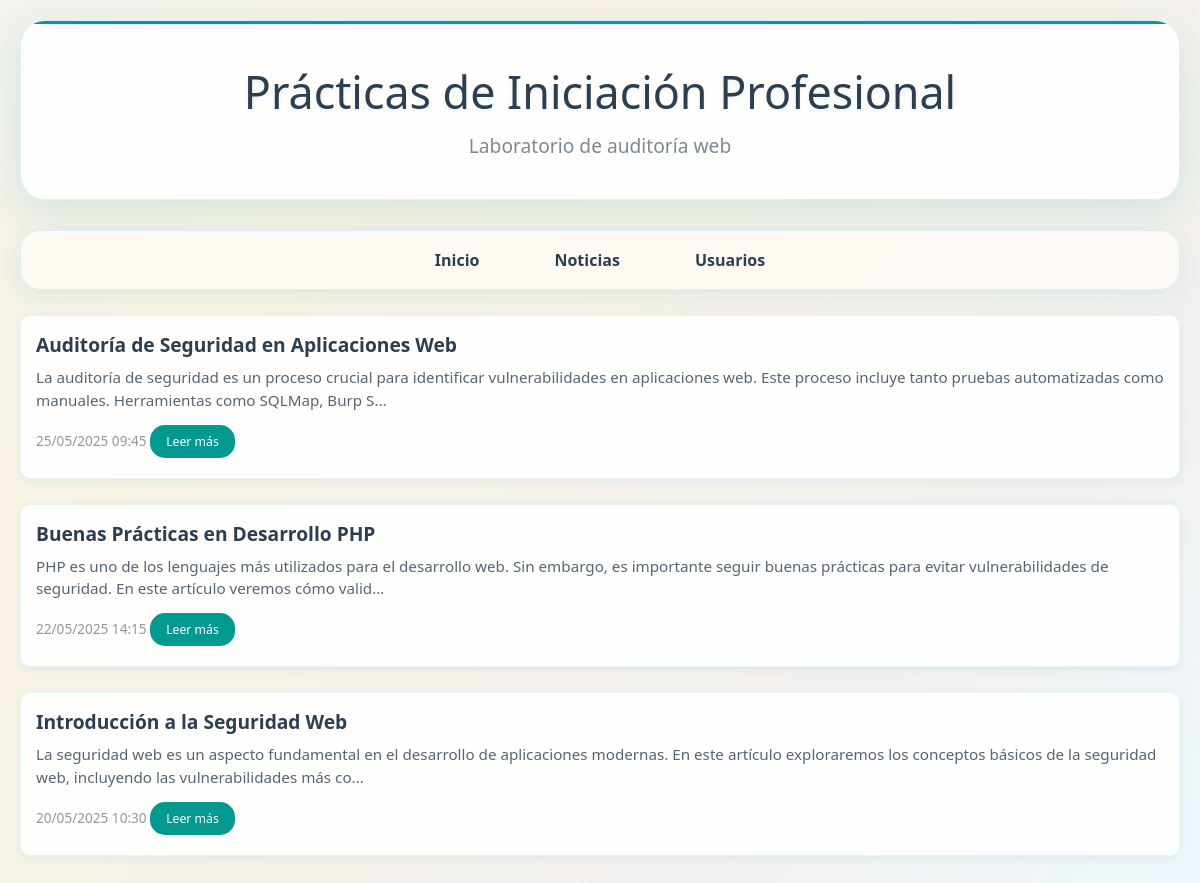
The page / on the database its author committed.
### tables this page shows
CREATE TABLE IF NOT EXISTS blog (
    id INT AUTO_INCREMENT PRIMARY KEY,
    title VARCHAR(255) NOT NULL,
    body TEXT NOT NULL,
    datetime DATETIME NOT NULL
);

### index.php (the view)
<?php
require_once 'config/database.php';
require_once 'includes/header.php';
try {
    $stmt = $pdo->prepare("SELECT id, title, body, datetime FROM blog ORDER BY datetime DESC");
    $stmt->execute();
    $articles = $stmt->fetchAll(PDO::FETCH_ASSOC);
} catch(PDOException $e) {
    echo '<div class="alert">Error al cargar los artículos: ' . $e->getMessage() . '</div>';
    $articles = [];
}
?>
<div class="blog-grid">
    <?php if (!empty($articles)): ?>
        <?php foreach ($articles as $article): ?>
            <div class="blog-card">
                <h2 class="blog-title">
                    <a href="news.php?id=<?php echo htmlspecialchars($article['id']); ?>">
                        <?php echo htmlspecialchars($article['title']); ?>
                    </a>
                </h2>
                <div class="blog-excerpt">
                    <?php echo htmlspecialchars(substr($article['body'], 0, 200)) . '...'; ?>
                </div>
                <div class="blog-meta">
                    <span><?php echo date('d/m/Y H:i', strtotime($article['datetime'])); ?></span>
                    <a href="news.php?id=<?php echo htmlspecialchars($article['id']); ?>" class="read-more">
                        Leer más
                    </a>
                </div>
            </div>
        <?php endforeach; ?>
    <?php else: ?>
        <div class="alert">
            No hay artículos disponibles en este momento.
        </div>
    <?php endif; ?>
</div>
<?php require_once 'includes/footer.php'; ?>

### includes/header.php (shortened to what this page needs)
<!DOCTYPE html>
<html lang="es">
<head>
</head>
<body>    <div class="container">        <header>
            <h1>Prácticas de Iniciación Profesional</h1>
            <p class="subtitle">Laboratorio de auditoría web</p>
        </header>
        <nav class="navbar">
            <ul>
                <li><a href="index.php"><span>Inicio</span></a></li>
                <li><a href="news.php"><span>Noticias</span></a></li>
                <li><a href="users.php"><span>Usuarios</span></a></li>
            </ul>
        </nav>

### includes/footer.php
</div>
</body>
</html>

### includes/header.php (style rules this page uses)
:root { --teal: #029990; --coral: #d87878; --purple: #8b5cf6; --sky-blue: #87ceeb; --warm-gray: #bfb6b0; --cream: #e9d7a5; --off-white: #f0efea; --text-primary: #2c3e50; --text-secondary: #5a6c7d; --background-gradient: linear-gradient(135deg, rgba(240, 239, 234, 0.8) 0%, rgba(233, 215, 165, 0.3) 25%, rgba(191, 182, 176, 0.2) 75%, rgba(135, 206, 235, 0.15) 100%); }
* { margin: 0; padding: 0; box-sizing: border-box; }
body { font-family: 'Segoe UI', Tahoma, Geneva, Verdana, sans-serif; background-attachment: fixed; min-height: 100vh; color: var(--text-primary); backdrop-filter: blur(1px); }
.container { max-width: 1200px; margin: 0 auto; padding: 20px; }
header { background: rgba(255, 255, 255, 0.9); backdrop-filter: blur(20px); border-radius: 25px; padding: 40px; margin-bottom: 30px; box-shadow: 0 12px 40px rgba(2, 153, 144, 0.15); text-align: center; border: 1px solid rgba(135, 206, 235, 0.3); position: relative; overflow: hidden; }
header::before { content: ''; position: absolute; top: 0; left: 0; right: 0; height: 3px; background: var(--teal); border-radius: 25px 25px 0 0; }
h1 { color: var(--text-primary); font-size: 2.8em; margin-bottom: 10px; font-weight: 300; text-shadow: 0 2px 4px rgba(2, 153, 144, 0.1); }
.subtitle { color: var(--text-secondary); font-size: 1.2em; opacity: 0.8; }
.blog-grid { display: grid; gap: 15px; }
.blog-card { background: rgba(255, 255, 255, 0.9); border-radius: 10px; padding: 15px; box-shadow: 0 2px 8px rgba(2, 153, 144, 0.1); border: 1px solid rgba(135, 206, 235, 0.2); margin-bottom: 10px; }
.blog-title { color: var(--text-primary); font-size: 1.2em; margin-bottom: 8px; font-weight: 600; }
.blog-title a { text-decoration: none; color: inherit; }
.blog-excerpt { color: rgba(44, 62, 80, 0.8); line-height: 1.5; margin-bottom: 8px; font-size: 0.95em; }
.blog-meta { color: rgba(90, 108, 125, 0.7); font-size: 0.85em; margin-bottom: 5px; }
.read-more { background: var(--teal); color: white; padding: 8px 16px; border-radius: 15px; text-decoration: none; font-size: 0.9em; font-weight: 500; display: inline-block; margin-top: 5px; }
.navbar { background: rgba(255, 255, 255, 0.85); backdrop-filter: blur(20px); border-radius: 20px; padding: 18px 30px; margin-bottom: 25px; box-shadow: 0 6px 25px rgba(2, 153, 144, 0.1); border: 1px solid rgba(135, 206, 235, 0.3); position: relative; }
.navbar::before { content: ''; position: absolute; top: 0; left: 0; right: 0; bottom: 0; background: rgba(233, 215, 165, 0.1); border-radius: 20px; pointer-events: none; }
.navbar ul { list-style: none; display: flex; gap: 35px; justify-content: center; position: relative; z-index: 1; }
.navbar a { text-decoration: none; color: var(--text-primary); font-weight: 600; padding: 12px 20px; border-radius: 15px; transition: all 0.4s cubic-bezier(0.4, 0, 0.2, 1); position: relative; overflow: hidden; }
.navbar a::before { content: ''; position: absolute; top: 0; left: 0; right: 0; bottom: 0; background: var(--sky-blue); opacity: 0; transition: opacity 0.3s ease; border-radius: 15px; }
.navbar a span { position: relative; z-index: 1; }
html { scroll-behavior: smooth; }

### rows shown on the page
blog: title "Auditoría de Seguridad en Aplicaciones Web", body "La auditoría de seguridad es un proceso crucial para identificar vulnerabilidades en aplicaciones web. Este proceso incluye tanto pruebas automatizadas como manuales. Herramientas como SQLMap, Burp S", datetime "25/05/2025 09:45"
blog: title "Buenas Prácticas en Desarrollo PHP", body "PHP es uno de los lenguajes más utilizados para el desarrollo web. Sin embargo, es importante seguir buenas prácticas para evitar vulnerabilidades de seguridad. En este artículo veremos cómo valid", datetime "22/05/2025 14:15"
blog: title "Introducción a la Seguridad Web", body "La seguridad web es un aspecto fundamental en el desarrollo de aplicaciones modernas. En este artículo exploraremos los conceptos básicos de la seguridad web, incluyendo las vulnerabilidades más co", datetime "20/05/2025 10:30"
